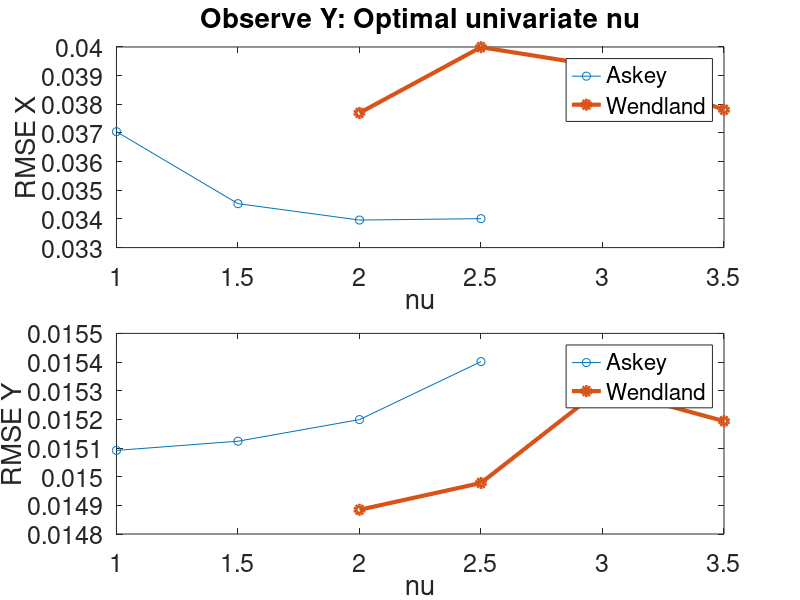
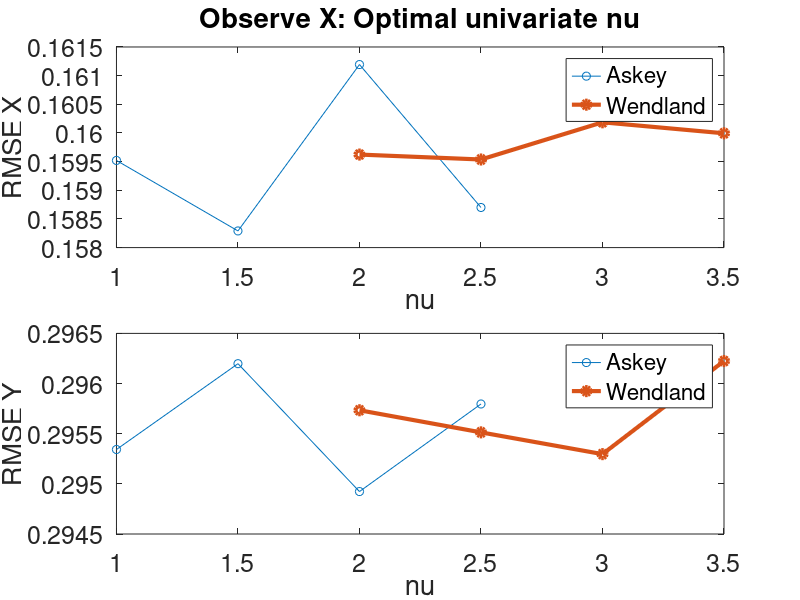

MATLAB code to generate these figures, in order:
%% Load output produced from script optimal_univariate_nu_save_output
load('optimal_univariate_nu.mat')
askey_nu = [1, 1.5, 2, 2.5];    % nu for univariate Askey
wendland_nu = askey_nu+1;       % nu for univariate Wendland

% 1. All Y, No X
figure
subplot(2,1,1)
plot( askey_nu, RMSE_X_YnoX_UVA, '-o', wendland_nu, RMSE_X_YnoX_UVW, '-o', 'LineWidth', 3)
ylabel('RMSE X')
xlabel('nu')
title('Observe Y: Optimal univariate nu')
legend('Askey', 'Wendland')
set(gca, 'FontSize', 18)

subplot(2,1,2)
plot( askey_nu, RMSE_Y_YnoX_UVA,'-o', wendland_nu, RMSE_Y_YnoX_UVW, '-o', 'LineWidth', 3)
ylabel('RMSE Y')
xlabel('nu')
legend('Askey', 'Wendland')
set(gca, 'FontSize', 18)
set(gcf, 'Position',  [100, 100, 800, 800])

saveas(gcf, 'Plots/optimal_nu_YnoX.png')


% 2. All X, No Y
figure
subplot(2,1,1)
plot( askey_nu, RMSE_X_XnoY_UVA, '-o', wendland_nu, RMSE_X_XnoY_UVW, '-o', 'LineWidth', 3)
ylabel('RMSE X')
xlabel('nu')
title('Observe X: Optimal univariate nu')
legend('Askey', 'Wendland')
set(gca, 'FontSize', 18)

subplot(2,1,2)
plot( askey_nu, RMSE_Y_XnoY_UVA,'-o', wendland_nu, RMSE_Y_XnoY_UVW, '-o', 'LineWidth', 3)
ylabel('RMSE Y')
xlabel('nu')
legend('Askey', 'Wendland')
set(gca, 'FontSize', 18)
set(gcf, 'Position',  [100, 100, 800, 800])

saveas(gcf, 'Plots/optimal_nu_XnoY.png')

